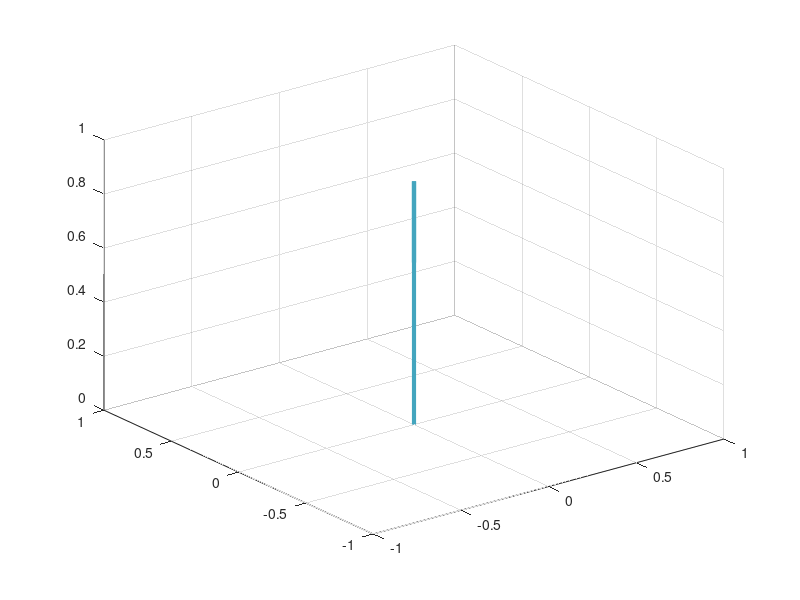

Write MATLAB code to recreate this figure. (Note: this script raises an error after producing the figure.)
function [quat, vec] = BLVLH()
    
    vec(1) = quiver3(0,0,0, 1, 0, 0, 'color', "#43A5BE", 'LineWidth', 3);
    vec(2) = quiver3(0,0,0, 0, 1, 0, 'color', "#43A5BE", 'LineWidth', 3);
    vec(3) = quiver3(0,0,0, 0, 0, 1, 'color', "#43A5BE", 'LineWidth', 3);
    quat(1) = quaternion(0,1,0,0);
    quat(2) = quaternion(0,0,1,0);
    quat(3) = quaternion(0,0,0,1);

end